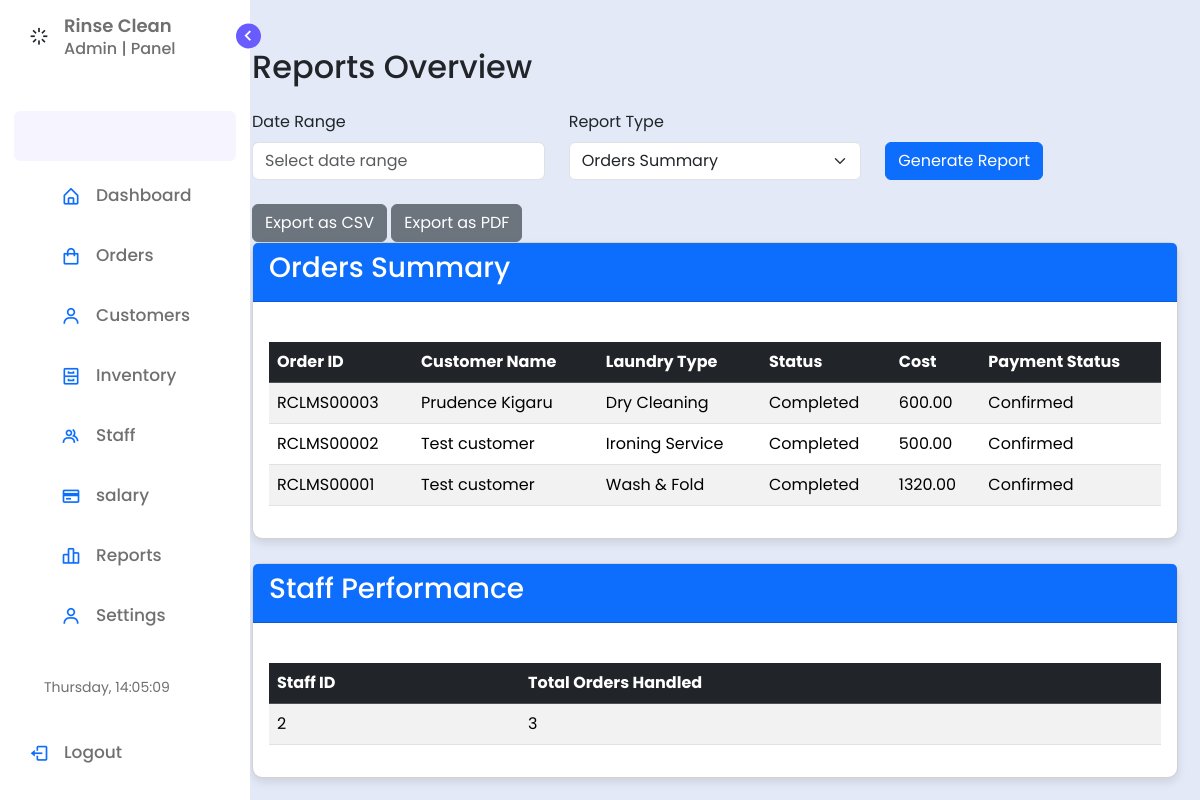
Screenshot of /admin/reports.php (signed in) with the database file from the repository.
### tables this page shows
CREATE TABLE `orders` (
  `id` int(11) NOT NULL,
  `order_id` varchar(20) NOT NULL,
  `customer_name` varchar(100) NOT NULL,
  `laundry_type` varchar(50) NOT NULL,
  `fabric_softener` varchar(100) DEFAULT NULL,
  `pickup_time` datetime NOT NULL,
  `special_instructions` text DEFAULT NULL,
  `status` varchar(20) DEFAULT 'Pending',
  `weight` decimal(5,2) DEFAULT NULL,
  `cost` decimal(10,2) NOT NULL,
  `payment_status` varchar(20) NOT NULL DEFAULT 'Pending',
  `staff_id` int(11) DEFAULT NULL,
  `created_at` datetime DEFAULT current_timestamp(),
  `feedback_given` enum('yes','no') DEFAULT 'no'
);

### admin/reports.php (the view, shortened to what this page needs)
<?php
require '../includes/rinseclean_lms.php';
$query = "SELECT order_id, customer_name, laundry_type, status, cost, payment_status FROM orders ORDER BY order_id DESC";
$result = $conn->query($query);
$staffQuery = "SELECT staff_id, COUNT(*) as total_orders FROM orders GROUP BY staff_id";
$staffResult = $conn->query($staffQuery);
?>
<!DOCTYPE html>
<html lang="en">
<head>
    <link rel="stylesheet" href="https://cdn.jsdelivr.net/npm/bootstrap@5.3.3/dist/css/bootstrap.min.css">
    <link href="https://cdnjs.cloudflare.com/ajax/libs/font-awesome/6.0.0-beta3/css/all.min.css" rel="stylesheet">
    <link rel="stylesheet" href="../admin/css/style.css">
</head>
<body>
    <div class="d-flex" id="wrapper">
        <?php include '../admin/publics/sidebar.php'; ?>
    </div>
    <section class="home">
        <div class="container mt-5">
            <h2 class="mb-4">Reports Overview</h2>
            <div class="mb-4">
                <form method="GET" action="">
                    <div class="row">
                        <div class="col-md-4">
                            <label for="date_range" class="form-label">Date Range</label>
                            <input type="text" class="form-control" id="date_range" name="date_range" placeholder="Select date range">
                        </div>
                        <div class="col-md-4">
                            <label for="report_type" class="form-label">Report Type</label>
                            <select class="form-select" id="report_type" name="report_type">
                                <option value="orders">Orders Summary</option>
                            </select>
                        </div>
                        <div class="col-md-4 align-self-end">
                            <button type="submit" class="btn btn-primary">Generate Report</button>
                        </div>
                    </div>
                </form>
            </div>
            <div class="mt-4">
                <form method="POST" action="export_reports.php" style="display:inline;">
                    <button type="submit" name="export_csv" class="btn btn-secondary">Export as CSV</button>
                </form>
                <form method="POST" action="export_reports.php" style="display:inline;">
                    <button type="submit" name="export_pdf" class="btn btn-secondary">Export as PDF</button>
                </form>
            </div>
            <div class="card mb-4">
                <div class="card-header bg-primary text-white">
                    <h3>Orders Summary</h3>
                </div>
                <div class="card-body">
                    <div class="table-responsive mt-4">
                        <table class="table table-striped table-hover">
                            <thead class="table-dark">
                                <tr>
                                    <th>Order ID</th>
                                    <th>Customer Name</th>
                                    <th>Laundry Type</th>
                                    <th>Status</th>
                                    <th>Cost</th>
                                    <th>Payment Status</th>
                                </tr>
                            </thead>
                            <tbody>
                                <?php while($order = $result->fetch_assoc()): ?>
                                <tr>
                                    <td><?php echo $order['order_id']; ?></td>
                                    <td><?php echo $order['customer_name']; ?></td>
                                    <td><?php echo $order['laundry_type']; ?></td>
                                    <td><?php echo $order['status']; ?></td>
                                    <td><?php echo $order['cost']; ?></td>
                                    <td><?php echo $order['payment_status']; ?></td>
                                </tr>
                                <?php endwhile; ?>
                            </tbody>
                        </table>
                    </div>
                </div>
            </div>
            <div class="card mb-4">
                <div class="card-header bg-primary text-white">
                    <h3>Staff Performance</h3>
                </div>
                <div class="card-body">
                    <div class="table-responsive mt-4">
                        <table class="table table-striped table-hover">
                            <thead class="table-dark">
                                <tr>
                                    <th>Staff ID</th>
                                    <th>Total Orders Handled</th>
                                </tr>
                            </thead>
                            <tbody>
                                <?php while($staff = $staffResult->fetch_assoc()): ?>
                                <tr>
                                    <td><?php echo $staff['staff_id']; ?></td>
                                    <td><?php echo $staff['total_orders']; ?></td>
                                </tr>
                                <?php endwhile; ?>
                            </tbody>
                        </table>
                    </div>
                </div>
            </div>
        </div>
    </section>
</body>
</html>

### admin/css/style.css (style rules this page uses)
* { margin: 0; padding: 0; box-sizing: border-box; font-family: 'Poppins', sans-serif; }
:root { --body-color: #E4E9F7; --sidebar-color: #FFF; --primary-color: #695CFE; --primary-color-light: #F6F5FF; --toggle-color: #DDD; --text-color: #707070; --text-color-dark: #FFFFFF; --sidebar-text-color-dark: #D7D7D7; --button-background: #695CFE; --button-background-dark: #4C4D4E; --tran-03: all 0.2s ease; --tran-04: all 0.3s ease; --tran-05: all 0.3s ease; }
body { min-height: 100vh; background-color: var(--body-color); transition: var(--tran-05); }
.home { position: absolute; top: 0; left: 240px; height: 100vh; width: calc(100% - 250px); background-color: var(--body-color); transition: var(--tran-05); }
.card { background-color: var(--sidebar-color); color: var(--text-color); border-radius: 10px; box-shadow: 0 4px 8px rgba(0, 0, 0, 0.1); transition: var(--tran-05); }
html, body { height: 100%; }
#wrapper { min-height: 100%; display: flex; flex-direction: column; }
.home { flex: 1; }

### rows the page displays
orders: order "RCLMS00003", customer_name "Prudence Kigaru", laundry_type "Dry Cleaning", status "Completed", cost "600.00", payment_status "Confirmed"
orders: order "RCLMS00002", customer_name "Test customer", laundry_type "Ironing Service", status "Completed", cost "500.00", payment_status "Confirmed"
orders: order "RCLMS00001", customer_name "Test customer", laundry_type "Wash & Fold", status "Completed", cost "1320.00", payment_status "Confirmed"

### other values shown
$staff['staff_id'] "2"
$staff['total_orders'] "3"
